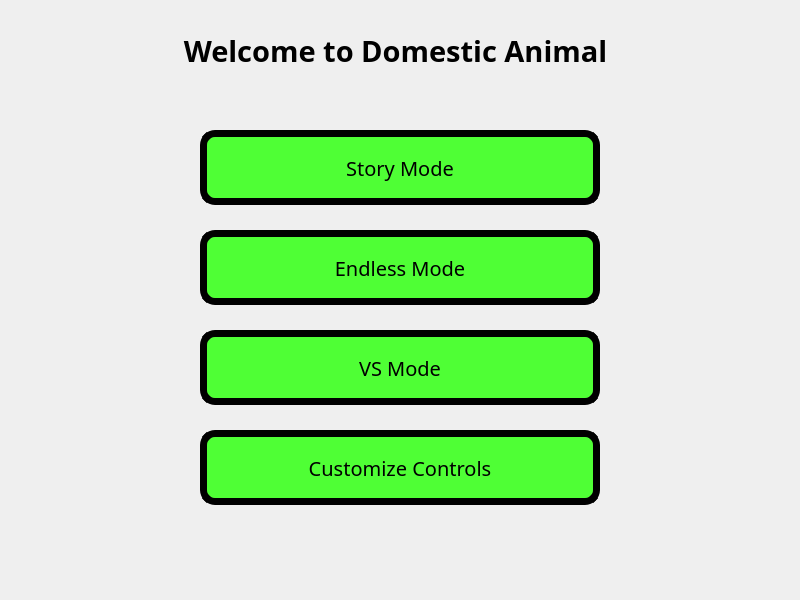
<?xml version="1.0" encoding="UTF-8"?>
<ui version="4.0">
 <class>MainWindow</class>
 <widget class="QMainWindow" name="MainWindow">
  <property name="geometry">
   <rect>
    <x>0</x>
    <y>0</y>
    <width>800</width>
    <height>600</height>
   </rect>
  </property>
  <property name="windowTitle">
   <string>MainWindow</string>
  </property>
  <property name="styleSheet">
   <string notr="true">QPushButton{
	border: 7px solid;
	border-radius: 15px;
	background-color: rgb(79, 255, 53);
	font-size: 20px;
}
QPushButton::hover{
	background-color: red;
}
QPushButton::pressed{
	background-color: red;
	border: 15px solid green;
}</string>
  </property>
  <widget class="QWidget" name="centralwidget">
   <widget class="QLabel" name="label">
    <property name="geometry">
     <rect>
      <x>-10</x>
      <y>25</y>
      <width>811</width>
      <height>51</height>
     </rect>
    </property>
    <property name="font">
     <font>
      <family>Purisa</family>
      <pointsize>22</pointsize>
      <weight>75</weight>
      <bold>true</bold>
      <underline>false</underline>
      <kerning>true</kerning>
     </font>
    </property>
    <property name="text">
     <string>Welcome to Domestic Animal</string>
    </property>
    <property name="alignment">
     <set>Qt::AlignCenter</set>
    </property>
   </widget>
   <widget class="QPushButton" name="bt_story">
    <property name="geometry">
     <rect>
      <x>200</x>
      <y>130</y>
      <width>400</width>
      <height>75</height>
     </rect>
    </property>
    <property name="font">
     <font>
      <family>Purisa</family>
      <pointsize>-1</pointsize>
     </font>
    </property>
    <property name="text">
     <string>Story Mode</string>
    </property>
   </widget>
   <widget class="QPushButton" name="bt_endless">
    <property name="geometry">
     <rect>
      <x>200</x>
      <y>230</y>
      <width>400</width>
      <height>75</height>
     </rect>
    </property>
    <property name="font">
     <font>
      <family>Purisa</family>
      <pointsize>-1</pointsize>
     </font>
    </property>
    <property name="text">
     <string>Endless Mode</string>
    </property>
   </widget>
   <widget class="QPushButton" name="bt_vs">
    <property name="geometry">
     <rect>
      <x>200</x>
      <y>330</y>
      <width>400</width>
      <height>75</height>
     </rect>
    </property>
    <property name="font">
     <font>
      <family>Purisa</family>
      <pointsize>-1</pointsize>
     </font>
    </property>
    <property name="text">
     <string>VS Mode</string>
    </property>
   </widget>
   <widget class="QPushButton" name="bt_custom">
    <property name="geometry">
     <rect>
      <x>200</x>
      <y>430</y>
      <width>400</width>
      <height>75</height>
     </rect>
    </property>
    <property name="font">
     <font>
      <family>Purisa</family>
      <pointsize>-1</pointsize>
     </font>
    </property>
    <property name="text">
     <string>Customize Controls</string>
    </property>
   </widget>
  </widget>
 </widget>
 <resources/>
 <connections/>
</ui>
